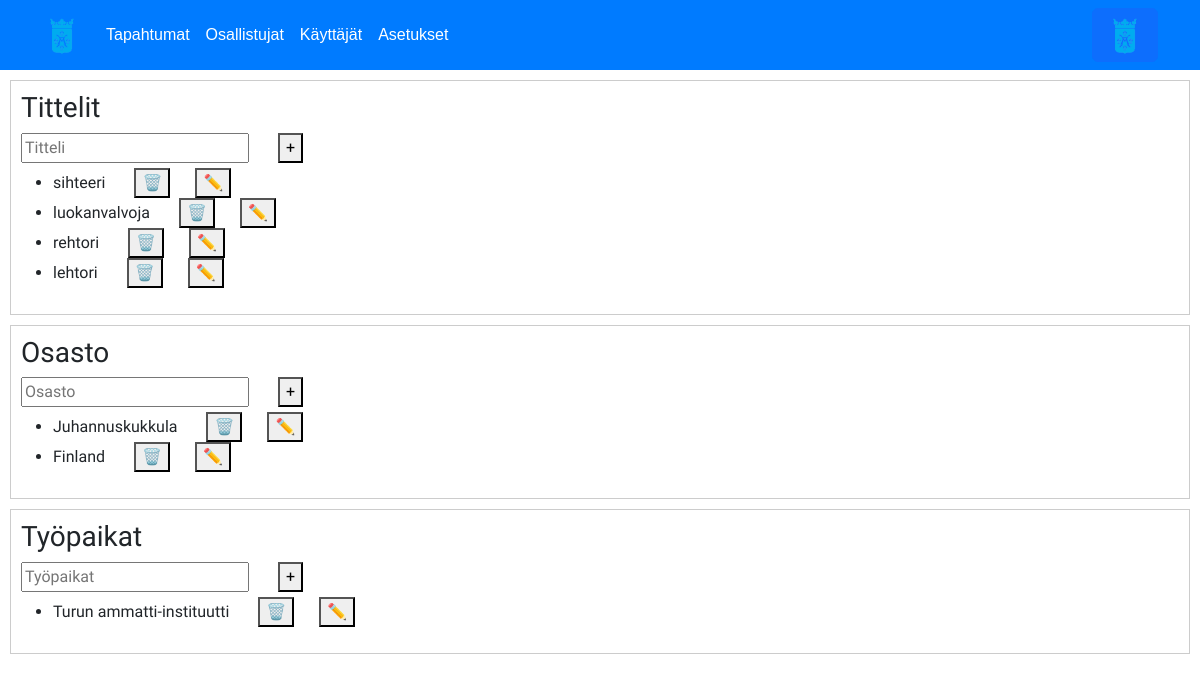
Page /asetukset.php (signed in) on the committed database.
### tables this page shows
CREATE TABLE `settings` (
  `id` int(11) NOT NULL,
  `type` varchar(50) NOT NULL,
  `name` varchar(255) NOT NULL
);

### asetukset.php (the view, shortened to what this page needs)
<?php
$servername = "localhost";
$username = "Edu";
$password = "Eduard123";
$database = "edu";
$conn = new mysqli($servername, $username, $password, $database);
?>
<!DOCTYPE html>
<html lang="en">
<head>
    <link href="https://cdn.jsdelivr.net/npm/bootstrap@5.2.0-beta1/dist/css/bootstrap.min.css" rel="stylesheet">
    <link rel="stylesheet" href="./css/main.css">
    <link rel="stylesheet" href="./css/userpanel.css">
    <link rel="stylesheet" href="./css/asetukset.css">
</head>
<body>
<nav class="navbar navbar-expand-lg">
    <div class="container">
        <a class="navbar-brand"><img src="../images/turku.png" alt="Logo" width="40"></a>
        <div class="collapse navbar-collapse" id="navbarNav">
            <ul class="navbar-nav ml-auto">
                <li class="nav-item">
                    <a class="nav-link" href="./tapahtumat.php">Tapahtumat</a>
                </li>
                <li class="nav-item">
                    <a class="nav-link" href="./osallistujat.php">Osallistujat</a>
                </li>
                <li class="nav-item">
                    <a class="nav-link" href="#">Käyttäjät</a>
                </li>
                <li class="nav-item">
                    <a class="nav-link" href="./asetukset.php">Asetukset</a>
                </li>
            </ul>
        </div>
        <button type="button" class="btn btn-primary" data-bs-toggle="modal" data-bs-target="#userPanelModal">
            <img src="../images/turku.png" alt="Logo" width="40">
        </button>
    </div>
</nav>
    <div class="settings-box">
        <h3>Tittelit</h3>
        <div class="item">
            <form method="post">
                <input type="text" placeholder="Titteli" name="title">
                <button type="submit" name="addTitle">+</button>
            </form>
        </div>
        <div class="existing-items">
            <?php
            $sql = "SELECT * FROM settings WHERE type = 'title'";
            $result = $conn->query($sql);
            if ($result->num_rows > 0) {
                echo "<ul>";
                while ($row = $result->fetch_assoc()) {
                    echo "<li>{$row['name']} ";
                    echo "<form method='post' style='display: inline;'>";
                    echo "<button type='submit' name='deleteItem'>🗑️</button>";
                    echo "</form>";
                    echo "<button onclick=\"editItem('{$row['id']}')\">✏️</button>";
                    echo "</li>";
                }
                echo "</ul>";
            }
            ?>
        </div>
    </div>
    <div class="settings-box">
        <h3>Osasto</h3>
        <div class="item">
            <form method="post">
                <input type="text" placeholder="Osasto" name="country">
                <button type="submit" name="addCountry">+</button>
            </form>
        </div>
        <div class="existing-items">
            <?php
            $sql = "SELECT * FROM settings WHERE type = 'country'";
            $result = $conn->query($sql);
            if ($result->num_rows > 0) {
                echo "<ul>";
                while ($row = $result->fetch_assoc()) {
                    echo "<li>{$row['name']} ";
                    echo "<form method='post' style='display: inline;'>";
                    echo "<button type='submit' name='deleteItem'>🗑️</button>";
                    echo "</form>";
                    echo "<button onclick=\"editItem('{$row['id']}')\">✏️</button>";
                    echo "</li>";
                }
                echo "</ul>";
            }
            ?>
        </div>
    </div>
    <div class="settings-box">
        <h3>Työpaikat</h3>
        <div class="item">
            <form method="post">
                <input type="text" placeholder="Työpaikat" name="city">
                <button type="submit" name="addCity">+</button>
            </form>
        </div>
        <div class="existing-items">
            <?php
            $sql = "SELECT * FROM settings WHERE type = 'city'";
            $result = $conn->query($sql);
            if ($result->num_rows > 0) {
                echo "<ul>";
                while ($row = $result->fetch_assoc()) {
                    echo "<li>{$row['name']} ";
                    echo "<form method='post' style='display: inline;'>";
                    echo "<button type='submit' name='deleteItem'>🗑️</button>";
                    echo "</form>";
                    echo "<button onclick=\"editItem('{$row['id']}')\">✏️</button>";
                    echo "</li>";
                }
                echo "</ul>";
            }
            ?>
        </div>
    </div>
</body>
</html>

### css/main.css (style rules this page uses)
body { font-family: "Barlow Semi Condensed", sans-serif; }
.navbar { background-color: #007BFF; }
.navbar-brand { font-family: 'Your Font', sans-serif; color: #fff; }
.navbar-nav .nav-link { font-family: 'Your Font', sans-serif; color: #fff; }
button { margin-left: 25px; }

### css/asetukset.css (style rules this page uses)
.settings-box { border: 1px solid #ccc; padding: 10px; margin: 10px; }
.item { margin-bottom: 5px; }

### rows in the picture
settings: name "sihteeri"
settings: name "luokanvalvoja"
settings: name "rehtori"
settings: name "lehtori"
settings: name "Juhannuskukkula"
settings: name "Finland"
settings: name "Turun ammatti-instituutti"
